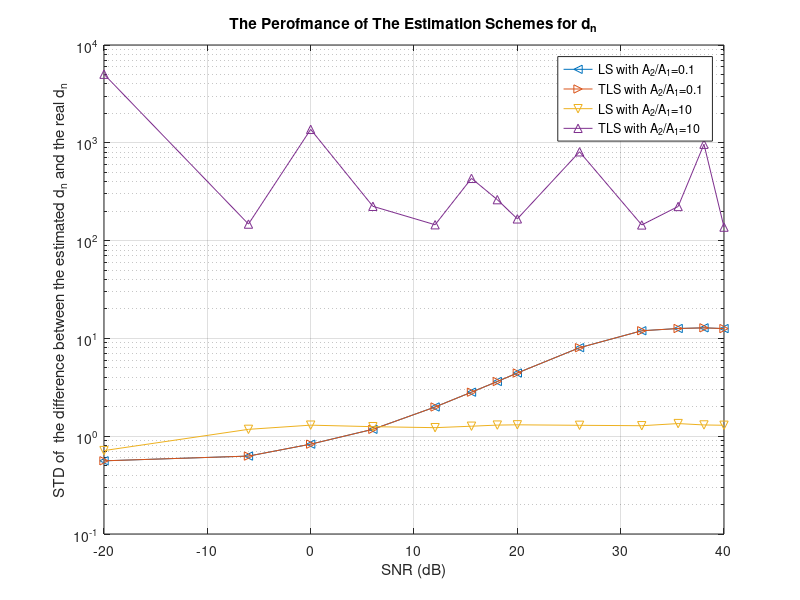
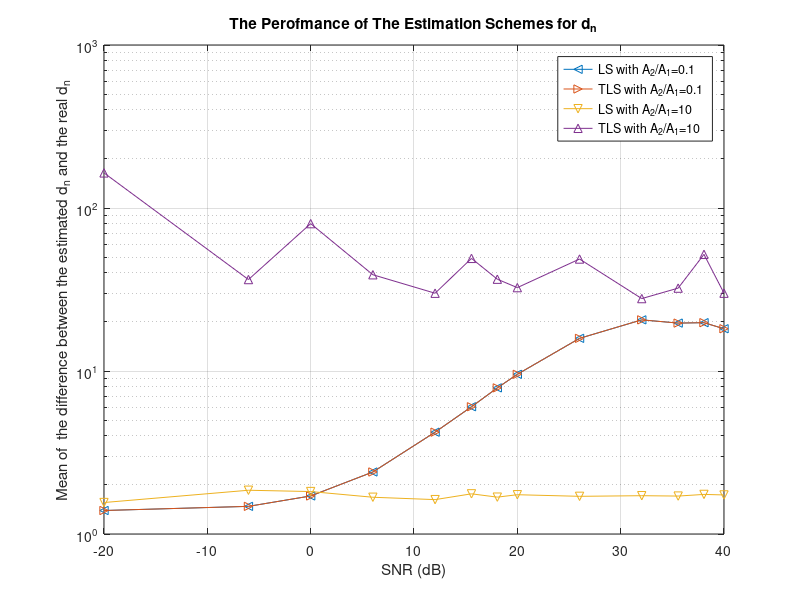
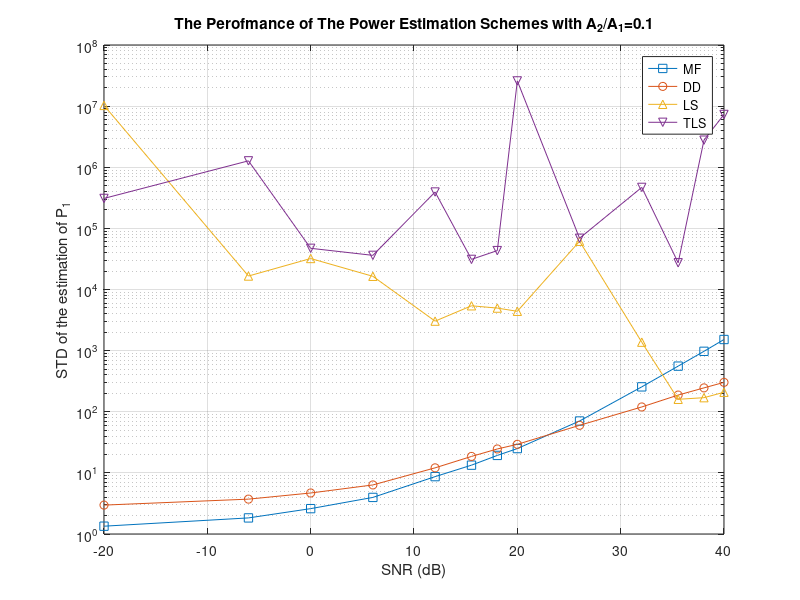
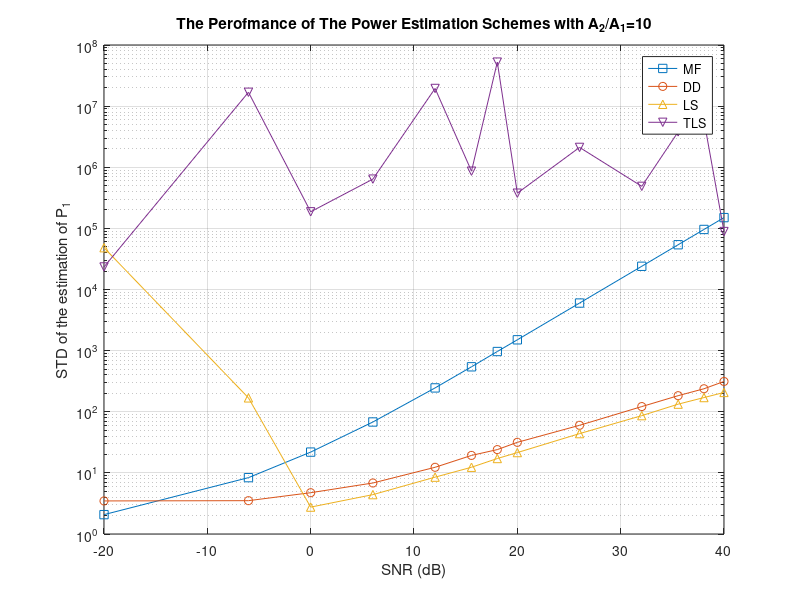

MATLAB code to generate these figures, in order:
%-------------------------------------------------------------------
%   
%   One-Shot Blind Decorrelating Detectors for Synchronous CDMA
%
%-------------------------------------------------------------------
%   BDD40.m
%
%   Updated on 05/14/2003 
%       ---- Add the d estimation, power estimation, BER and NFR 
%
%-------------------------------------------------------------------

clear all;
close all;
K = 2;

L = 8;

s1 = [+1; -1; +1; -1; +1; -1; +1; -1];
s1 = s1/norm(s1);
s2 = [+1; +1; +1; -1; +1; -1; +1; -1];
s2 = s2/norm(s2);

S = [s1 s2];
Rs=S'*S
Rs_=inv(S'*S);

w_DD  = (Rs_(1,:)*S')';
w_MF  = s1;

%SNR = 2;
SNR = [0.1; 0.5; 1; 2; 4; 6; 8; 10; 20; 40; 60; 80; 100];

% A21 = [0.2; 0.4; 0.6; 0.8; 1; 1.5; 2; 2.5; 3; 3.5; 4];
A21 = [0.1; 1; 10];

P = eye(L)-s1*s1';

TotalTrails = 1000;

for n = 1:length(A21)
    for m = 1:length(SNR)
    
        BER_LS(m,n) = 0;
        BER_TLS(m,n) = 0;
        BER_DD(m,n) = 0;
        BER_MF(m,n) = 0;

        P_DD_Mean(m,n)=0;
        P_MF_Mean(m,n)=0;
        P_LS_Mean(m,n)=0;
        P_TLS_Mean(m,n)=0;
        
        P_DD_Std(m,n)=0;
        P_MF_Std(m,n)=0;
        P_LS_Std(m,n)=0;
        P_TLS_Std(m,n)=0;

        a = [ 1; A21(n,1)]*SNR(m,1);
        A = diag(a);
        
        sigma = 1;

        trial = 0;
        
        while trial <= TotalTrails

            b = (rand(K,1)>0.5)*2 -1;
            r = S*A*b + sigma*randn(L,1);
            
            B1 = [ [1/A(1,1);0] ( (rand(2,1) > 0.5)*2 -1 ) ];
            B2 = [ [1/A(1,1);0] ( (rand(2,1) > 0.5)*2 -1 ) ];
            
            d1 = pinv(B1)*b;
            d2 = pinv(B2)*b;

            if ( abs( d1(2,1)*B1(1,2)-d2(2,1)*B2(1,2) ) < 0.01 )
                continue
            else
                trial = trial + 1;
            end

            % S_B1 = S*A*B1;
            % S_B2 = S*A*B2;
            
            S_B1 = S*A*B1 + [zeros(L,1) sigma*randn(L,K-1)];
            S_B2 = S*A*B2 + [zeros(L,1) sigma*randn(L,K-1)];
            
            
            
            d1_LS = ( inv(S_B1'*S_B1)*S_B1' )*r;
            d2_LS = ( inv(S_B2'*S_B2)*S_B2' )*r;
            dd_LS(2*trial-1,1)=norm(d1_LS-d1);
            dd_LS(2*trial,1)=norm(d2_LS-d2);
            
            [Us1, Ss1, Vs1]=svd([S_B1 r]);
            s_svd1=sort(diag(Ss1));
            
            [Us2, Ss2, Vs2]=svd([S_B2 r]);
            s_svd2=sort(diag(Ss2));
            
            d1_TLS = ( inv( S_B1'*S_B1 - (s_svd1(1,1)^2)*eye(K) )*S_B1' )*r;
            d2_TLS = ( inv( S_B2'*S_B2 - (s_svd2(1,1)^2)*eye(K) )*S_B2' )*r;
            
            dd_TLS(2*trial-1,1) = norm(d1_TLS-d1);            
            dd_TLS(2*trial  ,1) = norm(d2_TLS-d2);            
            
            delta_d_LS  = d2_LS  - d1_LS;
            delta_d_TLS = d2_TLS - d1_TLS;
            
            A1_LS(trial,1)  = abs( delta_d_LS(1,1)/( d1_LS(2,1)*B1(1,2)-d2_LS(2,1)*B2(1,2) ) );
            A1_TLS(trial,1) = abs( delta_d_TLS(1,1)/( d1_TLS(2,1)*B1(1,2)-d2_TLS(2,1)*B2(1,2) ) );
                
            P1_LS(trial,1)  = A1_LS(trial,1)^2;
            P1_TLS(trial,1) = A1_TLS(trial,1)^2;
                
            b_LS = sign( [1/A1_LS(trial,1) B1(1,2)]*d1_LS + [1/A1_LS(trial,1) B2(1,2)]*d2_LS );
            b_TLS = sign( [1/A1_TLS(trial,1) B1(1,2)]*d1_TLS + [1/A1_TLS(trial,1) B2(1,2)]*d2_TLS );
                
            b_DD = w_DD' * r(:,1);
            P_DD(trial,1) = b_DD^2;
            
            b_MF = w_MF' * r(:,1);
            P_MF(trial,1) = b_MF^2;
               
            if ( ( b_LS*b(1,1) ) < 0 )
                BER_LS(m,n) = BER_LS(m,n) + 1;
            end
                
            if ( ( b_TLS*b(1,1) ) < 0 )
                BER_TLS(m,n) = BER_TLS(m,n) + 1;
            end
                
            if ( ( b_DD*b(1,1) ) < 0 )
                BER_DD(m,n) = BER_DD(m,n) + 1;
            end
                
            if ( ( b_MF*b(1,1) ) < 0 )
                BER_MF(m,n) = BER_MF(m,n) + 1;
            end

        end
        
        MEAN_dd_LS(n,m)=mean(dd_LS);
        MEAN_dd_TLS(n,m)=mean(dd_TLS);

        STD_dd_LS(n,m)=std(dd_LS);
        STD_dd_TLS(n,m)=std(dd_TLS);

        P_LS_Mean(m,n) = mean(P1_LS);
        P_TLS_Mean(m,n) = mean(P1_TLS);
        P_DD_Mean(m,n) = mean(P_DD);
        P_MF_Mean(m,n) = mean(P_MF);        
        
        P_LS_Std(m,n) = std(P1_LS);
        P_TLS_Std(m,n) = std(P1_TLS);
        P_DD_Std(m,n) = std(P_DD);
        P_MF_Std(m,n) = std(P_MF);        

    end
end

BER_MF = BER_MF/TotalTrails
BER_DD = BER_DD/TotalTrails
BER_LS = BER_LS/TotalTrails
BER_TLS = BER_TLS/TotalTrails

%%---------------------------------------------------------------------------%%
P1_SNR = SNR.^2;
SNR = log10(SNR).*20;

A2A1 = log10(A21).*20;

%%---------------------------------------------------------------
figure(1)
semilogy(SNR, STD_dd_LS(1,:),'-<', SNR, STD_dd_LS(1,:),'->',SNR, STD_dd_LS(3,:),'-v', SNR, STD_dd_TLS(3,:),'-^')
grid;
title('The Perofmance of The Estimation Schemes for d_n');
xlabel('SNR (dB)');
ylabel('STD of  the difference between the estimated d_n and the real d_n');
legend('LS with A_2/A_1=0.1','TLS with A_2/A_1=0.1','LS with A_2/A_1=10','TLS with A_2/A_1=10');

figure(2)
semilogy(SNR, MEAN_dd_LS(1,:),'-<', SNR, MEAN_dd_LS(1,:),'->',SNR, MEAN_dd_LS(3,:),'-v', SNR, MEAN_dd_TLS(3,:),'-^')
grid;
title('The Perofmance of The Estimation Schemes for d_n');
xlabel('SNR (dB)');
ylabel('Mean of  the difference between the estimated d_n and the real d_n');
legend('LS with A_2/A_1=0.1','TLS with A_2/A_1=0.1','LS with A_2/A_1=10','TLS with A_2/A_1=10');

%%-----------------------------------------------------------------------------
figure(3)
semilogy(SNR, P_MF_Std(:,1),'-s', SNR, P_DD_Std(:,1),'-o',SNR, P_LS_Std(:,1),'-^', SNR, P_TLS_Std(:,1),'-v')
grid;
title('The Perofmance of The Power Estimation Schemes with A_2/A_1=0.1');
xlabel('SNR (dB)');
ylabel('STD of the estimation of P_1');
legend('MF','DD','LS','TLS');

figure(4)
semilogy(SNR, P_MF_Std(:,3),'-s', SNR, P_DD_Std(:,3),'-o',SNR, P_LS_Std(:,3),'-^', SNR, P_TLS_Std(:,3),'-v')
grid;
title('The Perofmance of The Power Estimation Schemes with A_2/A_1=10');
xlabel('SNR (dB)');
ylabel('STD of the estimation of P_1');
legend('MF','DD','LS','TLS');

figure(5)
semilogy(SNR, P_MF_Mean(:,1),'-s', SNR, P_DD_Mean(:,1),'-o',SNR, P_LS_Mean(:,1),'-^', SNR, P_TLS_Mean(:,1),'-v')
grid;
title('The Perofmance of The Power Estimation Schemes with A_2/A_1=0.1');
xlabel('SNR (dB)');
ylabel('Mean of the estimation of P_1');
legend('MF','DD','LS','TLS');

figure(6)
semilogy(SNR, P_MF_Mean(:,3),'-s', SNR, P_DD_Mean(:,3),'-o',SNR, P_LS_Mean(:,3),'-^', SNR, P_TLS_Mean(:,3),'-v')
grid;
title('The Perofmance of The Power Estimation Schemes with A_2/A_1=10');
xlabel('SNR (dB)');
ylabel('Mean of the estimation of P_1');
legend('MF','DD','LS','TLS');

%%------------------------------------------------------------------------------------

figure(7)
semilogy(SNR, BER_MF(:,1),'-*',SNR, BER_MF(:,2),'-+',SNR, BER_MF(:,3),'-x', SNR, BER_DD(:,3),'-o', SNR, BER_LS(:,1),'-d', SNR, BER_LS(:,2),'-p', SNR, BER_LS(:,3),'-h')
ylim([1.0/TotalTrails 0.55])
xlim([min(SNR) max(SNR)])
grid;
title('BER of Different Multiuser Detection Algorithms');
xlabel('SNR (dB)');
ylabel('Bit-Error-Rate BER');
legend('MF with A_2/A_1=0.1','MF with A_2/A_1=1','MF with A_2/A_1=2','Decorr. Detector','LS with A_2/A_1=0.1','LS with A_2/A_1=1','LS with A_2/A_1=2');

figure(8)
semilogy(SNR, BER_MF(:,1),'-*',SNR, BER_MF(:,2),'-+',SNR, BER_MF(:,3),'-x', SNR, BER_DD(:,3),'-o', SNR, BER_TLS(:,1),'-d', SNR, BER_TLS(:,2),'-p', SNR, BER_TLS(:,3),'-h')
ylim([1.0/TotalTrails 0.55])
xlim([min(SNR) max(SNR)])
grid;
title('BER of Different Multiuser Detection Algorithms');
xlabel('SNR (dB)');
ylabel('Bit-Error-Rate BER');
legend('MF with A_2/A_1=0.1','MF with A_2/A_1=1','MF with A_2/A_1=2','Decorr. Detector','TLS with A_2/A_1=0.1','TLS with A_2/A_1=1','TLS with A_2/A_1=2');

%%------------------------------------------------------------------------------------------
figure(9)
semilogy(A2A1, BER_MF(1,:),'-*', A2A1, BER_DD(1,:),'-o', A2A1, BER_LS(1,:),'-^', A2A1, BER_TLS(1,:),'-v')
grid;
title('Near-Far Resistance Performance of Different Detectors');
xlabel('Near-Far Resistance A_2/A_1(dB)');
ylabel('Bit-Error-Rate (BER)');
legend('MF','DD','LS','TLS');